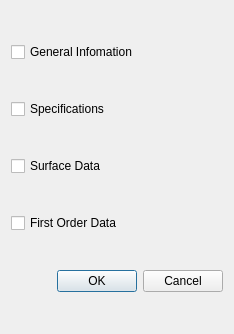
<?xml version="1.0" encoding="UTF-8"?>
<ui version="4.0">
 <class>PrescriptionSettingDialog</class>
 <widget class="QDialog" name="PrescriptionSettingDialog">
  <property name="geometry">
   <rect>
    <x>0</x>
    <y>0</y>
    <width>234</width>
    <height>334</height>
   </rect>
  </property>
  <property name="windowTitle">
   <string>Dialog</string>
  </property>
  <layout class="QVBoxLayout" name="verticalLayout">
   <item>
    <widget class="QCheckBox" name="generalInfoCheck">
     <property name="text">
      <string>General Infomation</string>
     </property>
    </widget>
   </item>
   <item>
    <widget class="QCheckBox" name="specCheck">
     <property name="text">
      <string>Specifications</string>
     </property>
    </widget>
   </item>
   <item>
    <widget class="QCheckBox" name="surfaceDataCheck">
     <property name="text">
      <string>Surface Data</string>
     </property>
    </widget>
   </item>
   <item>
    <widget class="QCheckBox" name="firstOrderDataCheck">
     <property name="text">
      <string>First Order Data</string>
     </property>
    </widget>
   </item>
   <item>
    <widget class="QDialogButtonBox" name="buttonBox">
     <property name="orientation">
      <enum>Qt::Horizontal</enum>
     </property>
     <property name="standardButtons">
      <set>QDialogButtonBox::Cancel|QDialogButtonBox::Ok</set>
     </property>
    </widget>
   </item>
  </layout>
 </widget>
 <resources/>
 <connections>
  <connection>
   <sender>buttonBox</sender>
   <signal>accepted()</signal>
   <receiver>PrescriptionSettingDialog</receiver>
   <slot>accept()</slot>
   <hints>
    <hint type="sourcelabel">
     <x>248</x>
     <y>254</y>
    </hint>
    <hint type="destinationlabel">
     <x>157</x>
     <y>274</y>
    </hint>
   </hints>
  </connection>
  <connection>
   <sender>buttonBox</sender>
   <signal>rejected()</signal>
   <receiver>PrescriptionSettingDialog</receiver>
   <slot>reject()</slot>
   <hints>
    <hint type="sourcelabel">
     <x>316</x>
     <y>260</y>
    </hint>
    <hint type="destinationlabel">
     <x>286</x>
     <y>274</y>
    </hint>
   </hints>
  </connection>
 </connections>
</ui>
